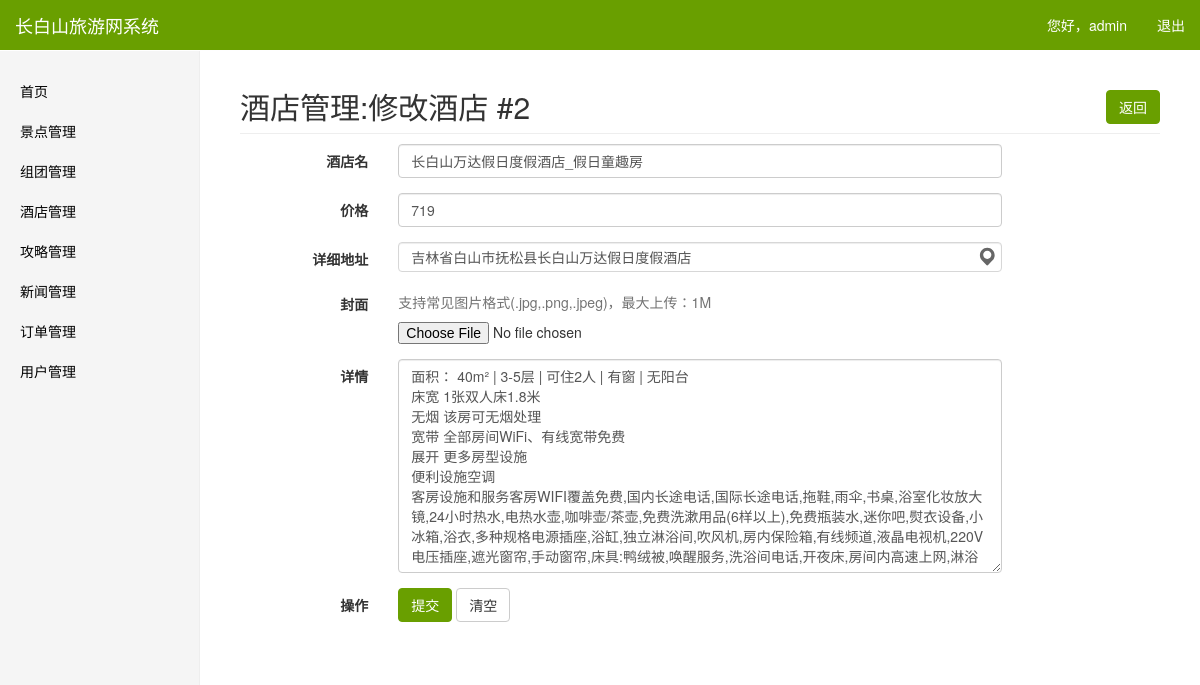
The page /admin/hotel_change.php?id=2 (signed in) on the database its author committed.
### tables this page shows
CREATE TABLE `hotel` (
  `id` int(11) NOT NULL,
  `name` varchar(30) NOT NULL COMMENT '姓名',
  `img` varchar(30) NOT NULL COMMENT '首图',
  `price` int(11) NOT NULL COMMENT '价格',
  `addressd` varchar(50) NOT NULL,
  `detail` text NOT NULL COMMENT '详情',
  `addtime` datetime NOT NULL COMMENT '更新时间'
);

### admin/hotel_change.php (the view, shortened to what this page needs)
<?php include("../conn.php") ?>
  <?php
$id = $_GET["id"];
$sql = "select * from `hotel` where `id` = $id";
$result = mysqli_query($conn,$sql);
mysqli_data_seek($result,0);
    while ($row = mysqli_fetch_array($result)) {
?>
    <html>
    <head>
      <link href="../css/bootstrap.min.css" rel="stylesheet" type="text/css">
      <link rel="stylesheet" type="text/css" href="../css/animate.min.css" />
      <link rel="stylesheet" href="../css/font-awesome.min.css">
      <link rel="stylesheet" href="../css/bootstrap-datetimepicker.min.css">
      <link rel="stylesheet" type="text/css" href="../css/font.css" />
      <link rel="stylesheet" type="text/css" href="../css/admin.css" />
    </head>
    <body>
      <nav class="navbar navbar-default navbar-fixed-top">
        <div class="container-fluid">
          <div class="navbar-header">
            <a class="navbar-brand" href="#">长白山旅游网系统</a>
          </div>
          <div id="navbar" class="navbar-collapse collapse">
            <?php include("nav.php") ?>
          </div>
        </div>
      </nav>
      <div class="container-fluid">
        <div class="row">
          <div class="col-sm-3 col-md-2 sidebar">
            <?php include("sidebar.php") ?>
          </div>
          <div class="col-sm-9 col-sm-offset-3 col-md-10 col-md-offset-2 main">
            <p class="pull-right" style="margin-top: 20px;">
              <a class="btn btn-primary" href="hotel.php">返回</a>
            </p>
            <h2 class="sub-header">酒店管理:修改酒店 #<?=$row['id']?></h2>
            <form class="form-horizontal" action="do_hotel_change.php" method="post" enctype="multipart/form-data" autocomplete="off">
            <div class="form-group">
                <label class="col-md-2 control-label" for="name">酒店名</label>
                <div class="col-md-8">
                  <input id="name" name="name" type="text" value="<?=$row['name']?>" placeholder="" class="form-control input-md" required />
                </div>
                </div>
                <div class="form-group">
                <label class="col-md-2 control-label" for="price">价格</label>
                <div class="col-md-8">
                    <input id="price" name="price" type="number" value="<?=$row['price']?>" placeholder="" class="form-control input-md" required />
                </div>
                </div>
                <div class="form-group">
                <label class="col-md-2 control-label" for="addressd">详细地址</label>
                <div class="col-md-8">
                    <div class="bMap map-selector"></div>
                </div>
                </div>
                                <div class="form-group">
                <label class="col-md-2 control-label" for="img">封面</label>
                <div class="col-md-8">
                    <span class="help-block">支持常见图片格式(.jpg,.png,.jpeg)，最大上传：1M</span>
                    <input id="img" name="img" class="input-file" type="file" accept="image/*"  />
                </div>
                </div>
                <div class="form-group">
                <label class="col-md-2 control-label" for="detail">详情</label>
                <div class="col-md-8">
                    <textarea class="form-control" id="detail" name="detail" rows="10"><?=$row['detail']?></textarea>
                </div>
                </div>
              <div class="form-group">
                <label class="col-md-2 control-label" for="">操作</label>
                <div class="col-md-8">
                  <button type="submit" class="btn btn-primary">提交</button>
                  <button type="reset" class="btn btn-default">清空</button>
                </div>
              </div>
            </form>
          </div>
        </div>
      </div>
      <?php
    }
?>
    </body>
    </html>

### admin/nav.php
<ul class="nav navbar-nav navbar-right">
    <li><a>您好，<?=$_SESSION["usernameA"]?></a></li>
    <li><a href="logout.php">退出</a></li>
</ul>

### admin/sidebar.php
<ul class="nav nav-sidebar">
    <li>
        <a href="index.php">首页</a>
    </li>
    <li>
        <a href="sight.php">景点管理</a>
    </li>
    <li>
        <a href="groupt.php">组团管理</a>
    </li>
    <li>
        <a href="hotel.php">酒店管理</a>
    </li>
    <li>
        <a href="strategy.php">攻略管理</a>
    </li>
    <li>
        <a href="news.php">新闻管理</a>
    </li>
    <li>
        <a href="orders.php">订单管理</a>
    </li>
    <li>
        <a href="user.php">用户管理</a>
    </li>
</ul>

### css/admin.css (style rules this page uses)
* { -webkit-user-select:none; -moz-user-select:none; -ms-user-select:none; user-select:none; }
body { padding-top: 50px; }
.sub-header { padding-bottom: 10px; border-bottom: 1px solid #eee; }
.navbar-fixed-top { border: 0; }
.sidebar { display: none; }
@media (min-width: 768px) { .sidebar { position: fixed; top: 51px; bottom: 0; left: 0; z-index: 1000; display: block; padding: 20px; overflow-x: hidden; overflow-y: auto; background-color: #f5f5f5; border-right: 1px solid #eee; } }
.nav-sidebar { margin-right: -21px; margin-bottom: 20px; margin-left: -20px; }
.nav-sidebar > li > a { padding-right: 20px; padding-left: 20px; }
.main { padding: 20px; }
@media (min-width: 768px) { .main { padding-right: 40px; padding-left: 40px; } }
a, a:hover { color: #000; }
.btn-primary,.btn-primary:hover,.btn-info,.btn-info:hover,.btn-success,.btn-success:hover,.btn-danger,.btn-danger:hover { background-color: #699F00; border-color: #699F00; }
.navbar-default { background-color: #699F00; }
.navbar-default .navbar-brand { color: #fff; }
.navbar-default .navbar-nav>li>a { color: #fff; }

### admin/hotel_change.php (style rules this page uses)
.bMap { position: relative; }

### rows shown on the page
hotel: id "2", name "长白山万达假日度假酒店_假日童趣房", price "719", detail "面积： 40m² | 3-5层 | 可住2人 | 有窗 | 无阳台 床宽 1张双人床1.8米 无烟 该房可无烟处理 宽带 全部房间WiFi、有线宽带免费 展开 更多房型设施 便利设施空调 客房设施和服务客房WIFI覆盖免费,国内长途电话,国际长途电话,拖鞋,雨伞,书桌,浴室化妆放大镜,24小时热水,电热水壶,咖啡壶/茶壶,免费洗漱用品(6样以上),免费瓶装水,迷你吧,熨衣设备,小冰箱,浴衣,多种规格电源插座,浴缸,独立淋浴间,吹风机,房内保险箱,有线频道,液晶电视机,220V电压插座,遮光窗帘,手动窗帘,床具:鸭绒被,唤醒服务,洗浴间电话,开夜床,房间内高速上网,淋浴"
